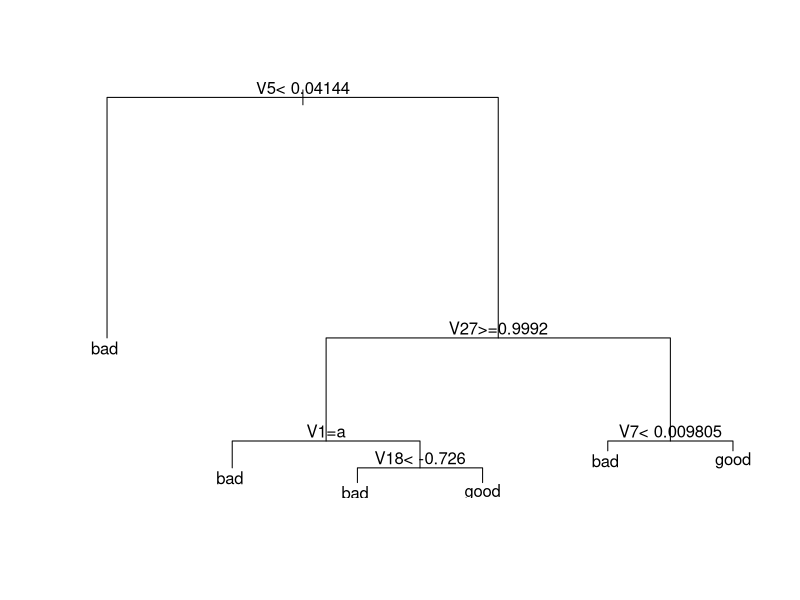
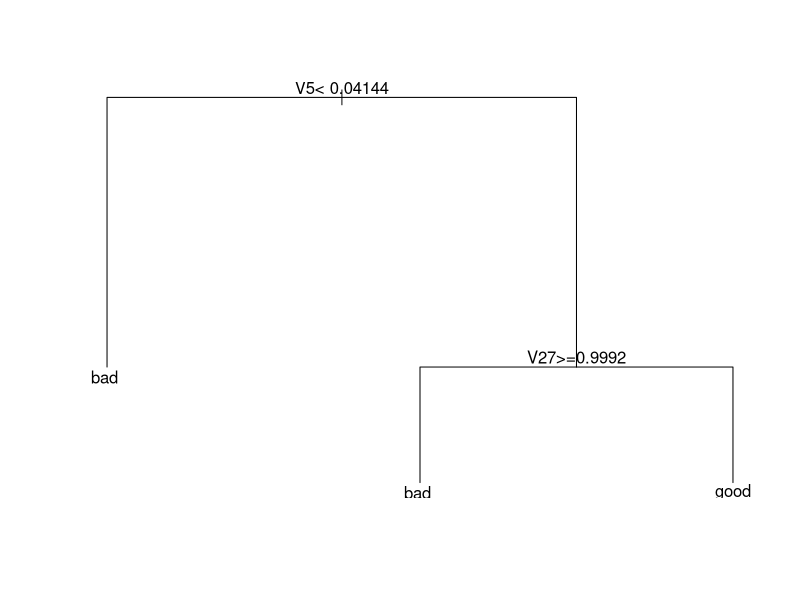

The R source for these figures, in order:
library(rpart)
install.packages('rpart')
install.packages('mlbench')
install.packages('caTools')


library(rpart)
library(mlbench)
library(caTools)
data('Ionosphere')

summary(Ionosphere)
str(Ionosphere)
data <- Ionosphere
samples <- sample.split(data$Class,SplitRatio = 0.75)
train_set <- subset(data,samples==TRUE)
test_set <- subset(data,samples==FALSE)
modeling <- rpart(Class~.,data = train_set,method = 'class')
plot(modeling)
text(modeling)

model_predict <- predict(modeling,test_set[,-35],type = 'class')
score <- mean(model_predict==test_set$Class)
score
table(predicted=model_predict,actuals=test_set$Class)
cp <- which.min(modeling$cptable[,'xerror'])
cpt <- modeling$cptable[cp,'CP']

pruned_modeling <- prune(modeling,cpt)
plot(pruned_modeling)
text(pruned_modeling)
pruned_predict <- predict(pruned_modeling,test_set[,-35],type = 'class')
pruned_score <- mean(pruned_predict==test_set$Class) 
pruned_score
